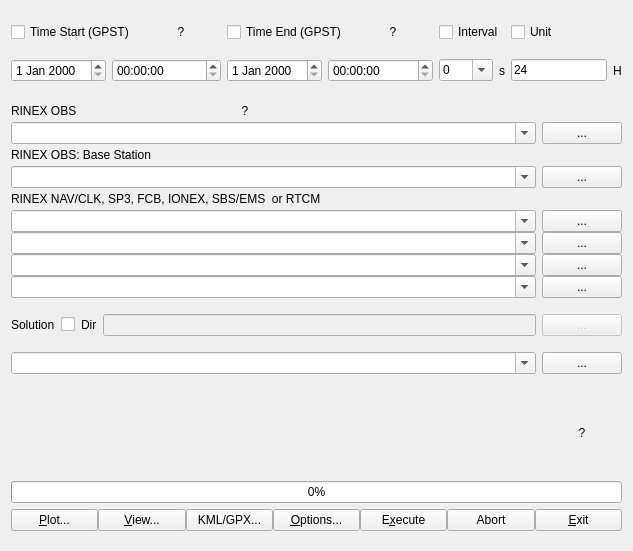
<?xml version="1.0" encoding="UTF-8"?>
<ui version="4.0">
 <class>MainForm</class>
 <widget class="QWidget" name="MainForm">
  <property name="geometry">
   <rect>
    <x>0</x>
    <y>0</y>
    <width>633</width>
    <height>551</height>
   </rect>
  </property>
  <property name="windowTitle">
   <string>RTKPOST</string>
  </property>
  <property name="toolTip">
   <string/>
  </property>
  <layout class="QVBoxLayout" name="verticalLayout_2">
   <item>
    <widget class="QWidget" name="Panel1" native="true">
     <property name="enabled">
      <bool>true</bool>
     </property>
     <property name="toolTip">
      <string/>
     </property>
     <property name="layoutDirection">
      <enum>Qt::LeftToRight</enum>
     </property>
     <property name="text" stdset="0">
      <string/>
     </property>
     <layout class="QVBoxLayout" name="verticalLayout">
      <property name="leftMargin">
       <number>0</number>
      </property>
      <property name="topMargin">
       <number>0</number>
      </property>
      <property name="rightMargin">
       <number>0</number>
      </property>
      <property name="bottomMargin">
       <number>0</number>
      </property>
      <item>
       <widget class="QWidget" name="Panel3" native="true">
        <property name="enabled">
         <bool>true</bool>
        </property>
        <property name="toolTip">
         <string/>
        </property>
        <property name="layoutDirection">
         <enum>Qt::LeftToRight</enum>
        </property>
        <property name="text" stdset="0">
         <string/>
        </property>
        <layout class="QGridLayout" name="gridLayout">
         <property name="leftMargin">
          <number>0</number>
         </property>
         <property name="topMargin">
          <number>0</number>
         </property>
         <property name="rightMargin">
          <number>0</number>
         </property>
         <property name="bottomMargin">
          <number>0</number>
         </property>
         <item row="0" column="0" colspan="2">
          <widget class="QCheckBox" name="TimeStart">
           <property name="toolTip">
            <string/>
           </property>
           <property name="text">
            <string>Time Start (GPST)</string>
           </property>
           <property name="checked">
            <bool>false</bool>
           </property>
          </widget>
         </item>
         <item row="0" column="2">
          <widget class="QPushButton" name="BtnTime1">
           <property name="enabled">
            <bool>true</bool>
           </property>
           <property name="toolTip">
            <string/>
           </property>
           <property name="text">
            <string>?</string>
           </property>
           <property name="flat">
            <bool>true</bool>
           </property>
          </widget>
         </item>
         <item row="0" column="3" colspan="2">
          <widget class="QCheckBox" name="TimeEnd">
           <property name="toolTip">
            <string/>
           </property>
           <property name="text">
            <string>Time End (GPST)</string>
           </property>
           <property name="checked">
            <bool>false</bool>
           </property>
          </widget>
         </item>
         <item row="0" column="5">
          <widget class="QPushButton" name="BtnTime2">
           <property name="enabled">
            <bool>true</bool>
           </property>
           <property name="toolTip">
            <string/>
           </property>
           <property name="text">
            <string>?</string>
           </property>
           <property name="flat">
            <bool>true</bool>
           </property>
          </widget>
         </item>
         <item row="0" column="6" colspan="2">
          <widget class="QCheckBox" name="TimeIntF">
           <property name="toolTip">
            <string/>
           </property>
           <property name="text">
            <string>Interval</string>
           </property>
           <property name="checked">
            <bool>false</bool>
           </property>
          </widget>
         </item>
         <item row="0" column="8">
          <widget class="QCheckBox" name="TimeUnitF">
           <property name="toolTip">
            <string/>
           </property>
           <property name="text">
            <string>Unit</string>
           </property>
           <property name="checked">
            <bool>false</bool>
           </property>
          </widget>
         </item>
         <item row="1" column="0">
          <widget class="QDateEdit" name="TimeY1">
           <property name="enabled">
            <bool>true</bool>
           </property>
           <property name="toolTip">
            <string/>
           </property>
          </widget>
         </item>
         <item row="1" column="1" colspan="2">
          <widget class="QTimeEdit" name="TimeH1">
           <property name="enabled">
            <bool>true</bool>
           </property>
           <property name="toolTip">
            <string/>
           </property>
           <property name="displayFormat">
            <string>HH:mm:ss</string>
           </property>
          </widget>
         </item>
         <item row="1" column="3">
          <widget class="QDateEdit" name="TimeY2">
           <property name="enabled">
            <bool>true</bool>
           </property>
           <property name="toolTip">
            <string/>
           </property>
          </widget>
         </item>
         <item row="1" column="4" colspan="2">
          <widget class="QTimeEdit" name="TimeH2">
           <property name="enabled">
            <bool>true</bool>
           </property>
           <property name="toolTip">
            <string/>
           </property>
           <property name="displayFormat">
            <string>HH:mm:ss</string>
           </property>
          </widget>
         </item>
         <item row="1" column="6">
          <widget class="QComboBox" name="TimeInt">
           <property name="enabled">
            <bool>true</bool>
           </property>
           <property name="toolTip">
            <string/>
           </property>
           <property name="editable">
            <bool>true</bool>
           </property>
           <item>
            <property name="text">
             <string>0</string>
            </property>
           </item>
           <item>
            <property name="text">
             <string>0.05</string>
            </property>
           </item>
           <item>
            <property name="text">
             <string>0.1</string>
            </property>
           </item>
           <item>
            <property name="text">
             <string>0.2</string>
            </property>
           </item>
           <item>
            <property name="text">
             <string>0.25</string>
            </property>
           </item>
           <item>
            <property name="text">
             <string>0.5</string>
            </property>
           </item>
           <item>
            <property name="text">
             <string>1</string>
            </property>
           </item>
           <item>
            <property name="text">
             <string>2</string>
            </property>
           </item>
           <item>
            <property name="text">
             <string>5</string>
            </property>
           </item>
           <item>
            <property name="text">
             <string>10</string>
            </property>
           </item>
           <item>
            <property name="text">
             <string>15</string>
            </property>
           </item>
           <item>
            <property name="text">
             <string>30</string>
            </property>
           </item>
           <item>
            <property name="text">
             <string>60</string>
            </property>
           </item>
          </widget>
         </item>
         <item row="1" column="7">
          <widget class="QLabel" name="LabelTimeInt">
           <property name="enabled">
            <bool>true</bool>
           </property>
           <property name="toolTip">
            <string/>
           </property>
           <property name="text">
            <string>s</string>
           </property>
          </widget>
         </item>
         <item row="1" column="8">
          <widget class="QLineEdit" name="TimeUnit">
           <property name="enabled">
            <bool>true</bool>
           </property>
           <property name="toolTip">
            <string/>
           </property>
           <property name="text">
            <string>24</string>
           </property>
          </widget>
         </item>
         <item row="1" column="9">
          <widget class="QLabel" name="LabelTimeUnit">
           <property name="enabled">
            <bool>true</bool>
           </property>
           <property name="toolTip">
            <string/>
           </property>
           <property name="text">
            <string>H</string>
           </property>
          </widget>
         </item>
        </layout>
       </widget>
      </item>
      <item>
       <widget class="QWidget" name="Panel4" native="true">
        <property name="enabled">
         <bool>true</bool>
        </property>
        <property name="toolTip">
         <string/>
        </property>
        <property name="layoutDirection">
         <enum>Qt::LeftToRight</enum>
        </property>
        <property name="text" stdset="0">
         <string/>
        </property>
        <layout class="QGridLayout" name="gridLayout_2">
         <property name="leftMargin">
          <number>0</number>
         </property>
         <property name="topMargin">
          <number>0</number>
         </property>
         <property name="rightMargin">
          <number>0</number>
         </property>
         <property name="bottomMargin">
          <number>0</number>
         </property>
         <property name="verticalSpacing">
          <number>0</number>
         </property>
         <item row="0" column="0">
          <widget class="QLabel" name="LabelInputFile1">
           <property name="enabled">
            <bool>true</bool>
           </property>
           <property name="sizePolicy">
            <sizepolicy hsizetype="Preferred" vsizetype="Fixed">
             <horstretch>0</horstretch>
             <verstretch>0</verstretch>
            </sizepolicy>
           </property>
           <property name="toolTip">
            <string/>
           </property>
           <property name="text">
            <string>RINEX OBS</string>
           </property>
          </widget>
         </item>
         <item row="0" column="1">
          <widget class="QPushButton" name="BtnKeyword">
           <property name="enabled">
            <bool>true</bool>
           </property>
           <property name="toolTip">
            <string/>
           </property>
           <property name="text">
            <string>?</string>
           </property>
           <property name="flat">
            <bool>true</bool>
           </property>
          </widget>
         </item>
         <item row="0" column="4">
          <widget class="QPushButton" name="BtnInputPlot1">
           <property name="enabled">
            <bool>true</bool>
           </property>
           <property name="toolTip">
            <string/>
           </property>
           <property name="text">
            <string/>
           </property>
           <property name="icon">
            <iconset resource="rtkpost_qt.qrc">
             <normaloff>:/buttons/chart.bmp</normaloff>:/buttons/chart.bmp</iconset>
           </property>
           <property name="flat">
            <bool>true</bool>
           </property>
          </widget>
         </item>
         <item row="0" column="5">
          <widget class="QPushButton" name="BtnInputView1">
           <property name="enabled">
            <bool>true</bool>
           </property>
           <property name="toolTip">
            <string/>
           </property>
           <property name="text">
            <string/>
           </property>
           <property name="icon">
            <iconset resource="rtkpost_qt.qrc">
             <normaloff>:/buttons/doc.bmp</normaloff>:/buttons/doc.bmp</iconset>
           </property>
           <property name="flat">
            <bool>true</bool>
           </property>
          </widget>
         </item>
         <item row="1" column="0" colspan="5">
          <widget class="QComboBox" name="InputFile1">
           <property name="enabled">
            <bool>true</bool>
           </property>
           <property name="toolTip">
            <string/>
           </property>
           <property name="editable">
            <bool>true</bool>
           </property>
          </widget>
         </item>
         <item row="1" column="5">
          <widget class="QPushButton" name="BtnInputFile1">
           <property name="enabled">
            <bool>true</bool>
           </property>
           <property name="palette">
            <palette>
             <active>
              <colorrole role="WindowText">
               <brush brushstyle="SolidPattern">
                <color alpha="255">
                 <red>0</red>
                 <green>0</green>
                 <blue>0</blue>
                </color>
               </brush>
              </colorrole>
             </active>
             <inactive>
              <colorrole role="WindowText">
               <brush brushstyle="SolidPattern">
                <color alpha="255">
                 <red>0</red>
                 <green>0</green>
                 <blue>0</blue>
                </color>
               </brush>
              </colorrole>
             </inactive>
             <disabled>
              <colorrole role="WindowText">
               <brush brushstyle="SolidPattern">
                <color alpha="255">
                 <red>0</red>
                 <green>0</green>
                 <blue>0</blue>
                </color>
               </brush>
              </colorrole>
             </disabled>
            </palette>
           </property>
           <property name="toolTip">
            <string/>
           </property>
           <property name="text">
            <string>...</string>
           </property>
           <property name="flat">
            <bool>false</bool>
           </property>
          </widget>
         </item>
         <item row="2" column="0">
          <widget class="QLabel" name="LabelInputFile3">
           <property name="enabled">
            <bool>true</bool>
           </property>
           <property name="toolTip">
            <string/>
           </property>
           <property name="text">
            <string>RINEX OBS: Base Station</string>
           </property>
          </widget>
         </item>
         <item row="2" column="4">
          <widget class="QPushButton" name="BtnInputPlot2">
           <property name="enabled">
            <bool>true</bool>
           </property>
           <property name="toolTip">
            <string/>
           </property>
           <property name="text">
            <string/>
           </property>
           <property name="icon">
            <iconset resource="rtkpost_qt.qrc">
             <normaloff>:/buttons/chart.bmp</normaloff>:/buttons/chart.bmp</iconset>
           </property>
           <property name="flat">
            <bool>true</bool>
           </property>
          </widget>
         </item>
         <item row="2" column="5">
          <widget class="QPushButton" name="BtnInputView2">
           <property name="enabled">
            <bool>true</bool>
           </property>
           <property name="toolTip">
            <string/>
           </property>
           <property name="text">
            <string/>
           </property>
           <property name="icon">
            <iconset resource="rtkpost_qt.qrc">
             <normaloff>:/buttons/doc.bmp</normaloff>:/buttons/doc.bmp</iconset>
           </property>
           <property name="flat">
            <bool>true</bool>
           </property>
          </widget>
         </item>
         <item row="3" column="0" colspan="5">
          <widget class="QComboBox" name="InputFile2">
           <property name="enabled">
            <bool>true</bool>
           </property>
           <property name="toolTip">
            <string/>
           </property>
           <property name="editable">
            <bool>true</bool>
           </property>
          </widget>
         </item>
         <item row="3" column="5">
          <widget class="QPushButton" name="BtnInputFile2">
           <property name="enabled">
            <bool>true</bool>
           </property>
           <property name="palette">
            <palette>
             <active>
              <colorrole role="WindowText">
               <brush brushstyle="SolidPattern">
                <color alpha="255">
                 <red>0</red>
                 <green>0</green>
                 <blue>0</blue>
                </color>
               </brush>
              </colorrole>
             </active>
             <inactive>
              <colorrole role="WindowText">
               <brush brushstyle="SolidPattern">
                <color alpha="255">
                 <red>0</red>
                 <green>0</green>
                 <blue>0</blue>
                </color>
               </brush>
              </colorrole>
             </inactive>
             <disabled>
              <colorrole role="WindowText">
               <brush brushstyle="SolidPattern">
                <color alpha="255">
                 <red>0</red>
                 <green>0</green>
                 <blue>0</blue>
                </color>
               </brush>
              </colorrole>
             </disabled>
            </palette>
           </property>
           <property name="toolTip">
            <string/>
           </property>
           <property name="text">
            <string>...</string>
           </property>
           <property name="flat">
            <bool>false</bool>
           </property>
          </widget>
         </item>
         <item row="4" column="0" colspan="2">
          <widget class="QLabel" name="LabelInputFile2">
           <property name="enabled">
            <bool>true</bool>
           </property>
           <property name="toolTip">
            <string/>
           </property>
           <property name="text">
            <string>RINEX NAV/CLK, SP3, FCB, IONEX, SBS/EMS  or RTCM</string>
           </property>
          </widget>
         </item>
         <item row="4" column="2">
          <widget class="QPushButton" name="BtnInputView3">
           <property name="enabled">
            <bool>true</bool>
           </property>
           <property name="toolTip">
            <string/>
           </property>
           <property name="text">
            <string/>
           </property>
           <property name="icon">
            <iconset resource="rtkpost_qt.qrc">
             <normaloff>:/buttons/doc.bmp</normaloff>:/buttons/doc.bmp</iconset>
           </property>
           <property name="flat">
            <bool>true</bool>
           </property>
          </widget>
         </item>
         <item row="4" column="3">
          <widget class="QPushButton" name="BtnInputView4">
           <property name="enabled">
            <bool>true</bool>
           </property>
           <property name="toolTip">
            <string/>
           </property>
           <property name="text">
            <string/>
           </property>
           <property name="icon">
            <iconset resource="rtkpost_qt.qrc">
             <normaloff>:/buttons/doc.bmp</normaloff>:/buttons/doc.bmp</iconset>
           </property>
           <property name="flat">
            <bool>true</bool>
           </property>
          </widget>
         </item>
         <item row="4" column="4">
          <widget class="QPushButton" name="BtnInputView5">
           <property name="enabled">
            <bool>true</bool>
           </property>
           <property name="toolTip">
            <string/>
           </property>
           <property name="text">
            <string/>
           </property>
           <property name="icon">
            <iconset resource="rtkpost_qt.qrc">
             <normaloff>:/buttons/doc.bmp</normaloff>:/buttons/doc.bmp</iconset>
           </property>
           <property name="flat">
            <bool>true</bool>
           </property>
          </widget>
         </item>
         <item row="4" column="5">
          <widget class="QPushButton" name="BtnInputView6">
           <property name="enabled">
            <bool>true</bool>
           </property>
           <property name="toolTip">
            <string/>
           </property>
           <property name="text">
            <string/>
           </property>
           <property name="icon">
            <iconset resource="rtkpost_qt.qrc">
             <normaloff>:/buttons/doc.bmp</normaloff>:/buttons/doc.bmp</iconset>
           </property>
           <property name="flat">
            <bool>true</bool>
           </property>
          </widget>
         </item>
         <item row="5" column="0" colspan="5">
          <widget class="QComboBox" name="InputFile3">
           <property name="enabled">
            <bool>true</bool>
           </property>
           <property name="toolTip">
            <string/>
           </property>
           <property name="editable">
            <bool>true</bool>
           </property>
          </widget>
         </item>
         <item row="5" column="5">
          <widget class="QPushButton" name="BtnInputFile3">
           <property name="enabled">
            <bool>true</bool>
           </property>
           <property name="palette">
            <palette>
             <active>
              <colorrole role="WindowText">
               <brush brushstyle="SolidPattern">
                <color alpha="255">
                 <red>0</red>
                 <green>0</green>
                 <blue>0</blue>
                </color>
               </brush>
              </colorrole>
             </active>
             <inactive>
              <colorrole role="WindowText">
               <brush brushstyle="SolidPattern">
                <color alpha="255">
                 <red>0</red>
                 <green>0</green>
                 <blue>0</blue>
                </color>
               </brush>
              </colorrole>
             </inactive>
             <disabled>
              <colorrole role="WindowText">
               <brush brushstyle="SolidPattern">
                <color alpha="255">
                 <red>0</red>
                 <green>0</green>
                 <blue>0</blue>
                </color>
               </brush>
              </colorrole>
             </disabled>
            </palette>
           </property>
           <property name="toolTip">
            <string/>
           </property>
           <property name="text">
            <string>...</string>
           </property>
           <property name="flat">
            <bool>false</bool>
           </property>
          </widget>
         </item>
         <item row="6" column="0" colspan="5">
          <widget class="QComboBox" name="InputFile4">
           <property name="enabled">
            <bool>true</bool>
           </property>
           <property name="toolTip">
            <string/>
           </property>
           <property name="editable">
            <bool>true</bool>
           </property>
          </widget>
         </item>
         <item row="6" column="5">
          <widget class="QPushButton" name="BtnInputFile4">
           <property name="enabled">
            <bool>true</bool>
           </property>
           <property name="palette">
            <palette>
             <active>
              <colorrole role="WindowText">
               <brush brushstyle="SolidPattern">
                <color alpha="255">
                 <red>0</red>
                 <green>0</green>
                 <blue>0</blue>
                </color>
               </brush>
              </colorrole>
             </active>
             <inactive>
              <colorrole role="WindowText">
               <brush brushstyle="SolidPattern">
                <color alpha="255">
                 <red>0</red>
                 <green>0</green>
                 <blue>0</blue>
                </color>
               </brush>
              </colorrole>
             </inactive>
             <disabled>
              <colorrole role="WindowText">
               <brush brushstyle="SolidPattern">
                <color alpha="255">
                 <red>0</red>
                 <green>0</green>
                 <blue>0</blue>
                </color>
               </brush>
              </colorrole>
             </disabled>
            </palette>
           </property>
           <property name="toolTip">
            <string/>
           </property>
           <property name="text">
            <string>...</string>
           </property>
           <property name="flat">
            <bool>false</bool>
           </property>
          </widget>
         </item>
         <item row="7" column="0" colspan="5">
          <widget class="QComboBox" name="InputFile5">
           <property name="enabled">
            <bool>true</bool>
           </property>
           <property name="toolTip">
            <string/>
           </property>
           <property name="editable">
            <bool>true</bool>
           </property>
          </widget>
         </item>
         <item row="7" column="5">
          <widget class="QPushButton" name="BtnInputFile5">
           <property name="enabled">
            <bool>true</bool>
           </property>
           <property name="palette">
            <palette>
             <active>
              <colorrole role="WindowText">
               <brush brushstyle="SolidPattern">
                <color alpha="255">
                 <red>0</red>
                 <green>0</green>
                 <blue>0</blue>
                </color>
               </brush>
              </colorrole>
             </active>
             <inactive>
              <colorrole role="WindowText">
               <brush brushstyle="SolidPattern">
                <color alpha="255">
                 <red>0</red>
                 <green>0</green>
                 <blue>0</blue>
                </color>
               </brush>
              </colorrole>
             </inactive>
             <disabled>
              <colorrole role="WindowText">
               <brush brushstyle="SolidPattern">
                <color alpha="255">
                 <red>0</red>
                 <green>0</green>
                 <blue>0</blue>
                </color>
               </brush>
              </colorrole>
             </disabled>
            </palette>
           </property>
           <property name="toolTip">
            <string/>
           </property>
           <property name="text">
            <string>...</string>
           </property>
           <property name="flat">
            <bool>false</bool>
           </property>
          </widget>
         </item>
         <item row="8" column="0" colspan="5">
          <widget class="QComboBox" name="InputFile6">
           <property name="enabled">
            <bool>true</bool>
           </property>
           <property name="toolTip">
            <string/>
           </property>
           <property name="editable">
            <bool>true</bool>
           </property>
          </widget>
         </item>
         <item row="8" column="5">
          <widget class="QPushButton" name="BtnInputFile6">
           <property name="enabled">
            <bool>true</bool>
           </property>
           <property name="palette">
            <palette>
             <active>
              <colorrole role="WindowText">
               <brush brushstyle="SolidPattern">
                <color alpha="255">
                 <red>0</red>
                 <green>0</green>
                 <blue>0</blue>
                </color>
               </brush>
              </colorrole>
             </active>
             <inactive>
              <colorrole role="WindowText">
               <brush brushstyle="SolidPattern">
                <color alpha="255">
                 <red>0</red>
                 <green>0</green>
                 <blue>0</blue>
                </color>
               </brush>
              </colorrole>
             </inactive>
             <disabled>
              <colorrole role="WindowText">
               <brush brushstyle="SolidPattern">
                <color alpha="255">
                 <red>0</red>
                 <green>0</green>
                 <blue>0</blue>
                </color>
               </brush>
              </colorrole>
             </disabled>
            </palette>
           </property>
           <property name="toolTip">
            <string/>
           </property>
           <property name="text">
            <string>...</string>
           </property>
           <property name="flat">
            <bool>false</bool>
           </property>
          </widget>
         </item>
        </layout>
       </widget>
      </item>
      <item>
       <widget class="QWidget" name="Panel5" native="true">
        <property name="enabled">
         <bool>true</bool>
        </property>
        <property name="toolTip">
         <string/>
        </property>
        <property name="layoutDirection">
         <enum>Qt::LeftToRight</enum>
        </property>
        <property name="text" stdset="0">
         <string/>
        </property>
        <layout class="QGridLayout" name="gridLayout_3">
         <property name="leftMargin">
          <number>0</number>
         </property>
         <property name="topMargin">
          <number>0</number>
         </property>
         <property name="rightMargin">
          <number>0</number>
         </property>
         <property name="bottomMargin">
          <number>0</number>
         </property>
         <item row="0" column="0">
          <widget class="QLabel" name="Label1">
           <property name="enabled">
            <bool>true</bool>
           </property>
           <property name="toolTip">
            <string/>
           </property>
           <property name="text">
            <string>Solution</string>
           </property>
          </widget>
         </item>
         <item row="0" column="1">
          <widget class="QCheckBox" name="OutDirEna">
           <property name="toolTip">
            <string/>
           </property>
           <property name="text">
            <string/>
           </property>
           <property name="checked">
            <bool>false</bool>
           </property>
          </widget>
         </item>
         <item row="0" column="2">
          <widget class="QLabel" name="LabelOutDir">
           <property name="enabled">
            <bool>true</bool>
           </property>
           <property name="toolTip">
            <string/>
           </property>
           <property name="text">
            <string>Dir</string>
           </property>
          </widget>
         </item>
         <item row="0" column="3">
          <widget class="QLineEdit" name="OutDir">
           <property name="enabled">
            <bool>false</bool>
           </property>
           <property name="toolTip">
            <string/>
           </property>
           <property name="text">
            <string/>
           </property>
          </widget>
         </item>
         <item row="0" column="4">
          <widget class="QPushButton" name="BtnOutDir">
           <property name="enabled">
            <bool>false</bool>
           </property>
           <property name="palette">
            <palette>
             <active>
              <colorrole role="WindowText">
               <brush brushstyle="SolidPattern">
                <color alpha="255">
                 <red>0</red>
                 <green>0</green>
                 <blue>0</blue>
                </color>
               </brush>
              </colorrole>
             </active>
             <inactive>
              <colorrole role="WindowText">
               <brush brushstyle="SolidPattern">
                <color alpha="255">
                 <red>0</red>
                 <green>0</green>
                 <blue>0</blue>
                </color>
               </brush>
              </colorrole>
             </inactive>
             <disabled>
              <colorrole role="WindowText">
               <brush brushstyle="SolidPattern">
                <color alpha="255">
                 <red>0</red>
                 <green>0</green>
                 <blue>0</blue>
                </color>
               </brush>
              </colorrole>
             </disabled>
            </palette>
           </property>
           <property name="toolTip">
            <string/>
           </property>
           <property name="text">
            <string>...</string>
           </property>
           <property name="flat">
            <bool>false</bool>
           </property>
          </widget>
         </item>
         <item row="1" column="0" colspan="4">
          <widget class="QComboBox" name="OutputFile">
           <property name="enabled">
            <bool>true</bool>
           </property>
           <property name="toolTip">
            <string/>
           </property>
           <property name="editable">
            <bool>true</bool>
           </property>
          </widget>
         </item>
         <item row="1" column="4">
          <widget class="QPushButton" name="BtnOutputFile">
           <property name="enabled">
            <bool>true</bool>
           </property>
           <property name="palette">
            <palette>
             <active>
              <colorrole role="WindowText">
               <brush brushstyle="SolidPattern">
                <color alpha="255">
                 <red>0</red>
                 <green>0</green>
                 <blue>0</blue>
                </color>
               </brush>
              </colorrole>
             </active>
             <inactive>
              <colorrole role="WindowText">
               <brush brushstyle="SolidPattern">
                <color alpha="255">
                 <red>0</red>
                 <green>0</green>
                 <blue>0</blue>
                </color>
               </brush>
              </colorrole>
             </inactive>
             <disabled>
              <colorrole role="WindowText">
               <brush brushstyle="SolidPattern">
                <color alpha="255">
                 <red>0</red>
                 <green>0</green>
                 <blue>0</blue>
                </color>
               </brush>
              </colorrole>
             </disabled>
            </palette>
           </property>
           <property name="toolTip">
            <string/>
           </property>
           <property name="text">
            <string>...</string>
           </property>
           <property name="flat">
            <bool>false</bool>
           </property>
          </widget>
         </item>
        </layout>
       </widget>
      </item>
      <item>
       <widget class="QWidget" name="widget" native="true">
        <layout class="QHBoxLayout" name="horizontalLayout_2">
         <property name="leftMargin">
          <number>0</number>
         </property>
         <property name="topMargin">
          <number>0</number>
         </property>
         <property name="rightMargin">
          <number>0</number>
         </property>
         <property name="bottomMargin">
          <number>0</number>
         </property>
         <item>
          <widget class="QPushButton" name="BtnOutputView2">
           <property name="enabled">
            <bool>true</bool>
           </property>
           <property name="sizePolicy">
            <sizepolicy hsizetype="Fixed" vsizetype="Fixed">
             <horstretch>0</horstretch>
             <verstretch>0</verstretch>
            </sizepolicy>
           </property>
           <property name="toolTip">
            <string>Show Debug Trace</string>
           </property>
           <property name="text">
            <string/>
           </property>
           <property name="icon">
            <iconset resource="rtkpost_qt.qrc">
             <normaloff>:/buttons/doc.bmp</normaloff>:/buttons/doc.bmp</iconset>
           </property>
           <property name="flat">
            <bool>true</bool>
           </property>
          </widget>
         </item>
         <item>
          <widget class="QPushButton" name="BtnOutputView1">
           <property name="enabled">
            <bool>true</bool>
           </property>
           <property name="sizePolicy">
            <sizepolicy hsizetype="Fixed" vsizetype="Fixed">
             <horstretch>0</horstretch>
             <verstretch>0</verstretch>
            </sizepolicy>
           </property>
           <property name="toolTip">
            <string>Show Stat File</string>
           </property>
           <property name="text">
            <string/>
           </property>
           <property name="icon">
            <iconset resource="rtkpost_qt.qrc">
             <normaloff>:/buttons/sqr.bmp</normaloff>:/buttons/sqr.bmp</iconset>
           </property>
           <property name="flat">
            <bool>true</bool>
           </property>
          </widget>
         </item>
         <item>
          <widget class="QLabel" name="Message">
           <property name="enabled">
            <bool>true</bool>
           </property>
           <property name="palette">
            <palette>
             <active>
              <colorrole role="WindowText">
               <brush brushstyle="SolidPattern">
                <color alpha="255">
                 <red>128</red>
                 <green>128</green>
                 <blue>128</blue>
                </color>
               </brush>
              </colorrole>
             </active>
             <inactive>
              <colorrole role="WindowText">
               <brush brushstyle="SolidPattern">
                <color alpha="255">
                 <red>128</red>
                 <green>128</green>
                 <blue>128</blue>
                </color>
               </brush>
              </colorrole>
             </inactive>
             <disabled>
              <colorrole role="WindowText">
               <brush brushstyle="SolidPattern">
                <color alpha="255">
                 <red>128</red>
                 <green>128</green>
                 <blue>128</blue>
                </color>
               </brush>
              </colorrole>
             </disabled>
            </palette>
           </property>
           <property name="toolTip">
            <string/>
           </property>
           <property name="text">
            <string/>
           </property>
           <property name="alignment">
            <set>Qt::AlignCenter</set>
           </property>
          </widget>
         </item>
         <item>
          <widget class="QPushButton" name="BtnAbout">
           <property name="enabled">
            <bool>true</bool>
           </property>
           <property name="sizePolicy">
            <sizepolicy hsizetype="Fixed" vsizetype="Fixed">
             <horstretch>0</horstretch>
             <verstretch>0</verstretch>
            </sizepolicy>
           </property>
           <property name="palette">
            <palette>
             <active>
              <colorrole role="WindowText">
               <brush brushstyle="SolidPattern">
                <color alpha="255">
                 <red>128</red>
                 <green>128</green>
                 <blue>128</blue>
                </color>
               </brush>
              </colorrole>
             </active>
             <inactive>
              <colorrole role="WindowText">
               <brush brushstyle="SolidPattern">
                <color alpha="255">
                 <red>128</red>
                 <green>128</green>
                 <blue>128</blue>
                </color>
               </brush>
              </colorrole>
             </inactive>
             <disabled>
              <colorrole role="WindowText">
               <brush brushstyle="SolidPattern">
                <color alpha="255">
                 <red>128</red>
                 <green>128</green>
                 <blue>128</blue>
                </color>
               </brush>
              </colorrole>
             </disabled>
            </palette>
           </property>
           <property name="toolTip">
            <string/>
           </property>
           <property name="text">
            <string>?</string>
           </property>
           <property name="flat">
            <bool>true</bool>
           </property>
          </widget>
         </item>
        </layout>
       </widget>
      </item>
      <item>
       <widget class="QProgressBar" name="Progress">
        <property name="enabled">
         <bool>true</bool>
        </property>
        <property name="toolTip">
         <string/>
        </property>
        <property name="minimum">
         <number>0</number>
        </property>
        <property name="maximum">
         <number>100</number>
        </property>
        <property name="value">
         <number>0</number>
        </property>
        <property name="orientation">
         <enum>Qt::Horizontal</enum>
        </property>
       </widget>
      </item>
     </layout>
    </widget>
   </item>
   <item>
    <widget class="QWidget" name="Panel2" native="true">
     <property name="enabled">
      <bool>true</bool>
     </property>
     <property name="sizePolicy">
      <sizepolicy hsizetype="Preferred" vsizetype="Fixed">
       <horstretch>0</horstretch>
       <verstretch>0</verstretch>
      </sizepolicy>
     </property>
     <property name="toolTip">
      <string/>
     </property>
     <property name="layoutDirection">
      <enum>Qt::LeftToRight</enum>
     </property>
     <property name="text" stdset="0">
      <string/>
     </property>
     <layout class="QHBoxLayout" name="horizontalLayout">
      <property name="spacing">
       <number>0</number>
      </property>
      <property name="leftMargin">
       <number>0</number>
      </property>
      <property name="topMargin">
       <number>0</number>
      </property>
      <property name="rightMargin">
       <number>0</number>
      </property>
      <item>
       <widget class="QPushButton" name="BtnPlot">
        <property name="enabled">
         <bool>true</bool>
        </property>
        <property name="toolTip">
         <string/>
        </property>
        <property name="text">
         <string>&amp;Plot...</string>
        </property>
        <property name="icon">
         <iconset resource="rtkpost_qt.qrc">
          <normaloff>:/buttons/chart.bmp</normaloff>:/buttons/chart.bmp</iconset>
        </property>
        <property name="flat">
         <bool>false</bool>
        </property>
       </widget>
      </item>
      <item>
       <widget class="QPushButton" name="BtnView">
        <property name="enabled">
         <bool>true</bool>
        </property>
        <property name="toolTip">
         <string/>
        </property>
        <property name="text">
         <string>&amp;View...</string>
        </property>
        <property name="icon">
         <iconset resource="rtkpost_qt.qrc">
          <normaloff>:/buttons/doc.bmp</normaloff>:/buttons/doc.bmp</iconset>
        </property>
        <property name="flat">
         <bool>false</bool>
        </property>
       </widget>
      </item>
      <item>
       <widget class="QPushButton" name="BtnToKML">
        <property name="enabled">
         <bool>true</bool>
        </property>
        <property name="toolTip">
         <string/>
        </property>
        <property name="text">
         <string>KML/GPX...</string>
        </property>
        <property name="flat">
         <bool>false</bool>
        </property>
       </widget>
      </item>
      <item>
       <widget class="QPushButton" name="BtnOption">
        <property name="enabled">
         <bool>true</bool>
        </property>
        <property name="toolTip">
         <string/>
        </property>
        <property name="text">
         <string>&amp;Options...</string>
        </property>
        <property name="icon">
         <iconset resource="rtkpost_qt.qrc">
          <normaloff>:/buttons/toolbmp</normaloff>:/buttons/toolbmp</iconset>
        </property>
        <property name="flat">
         <bool>false</bool>
        </property>
       </widget>
      </item>
      <item>
       <widget class="QPushButton" name="BtnExec">
        <property name="enabled">
         <bool>true</bool>
        </property>
        <property name="toolTip">
         <string/>
        </property>
        <property name="text">
         <string>E&amp;xecute</string>
        </property>
        <property name="icon">
         <iconset resource="../rtknavi_qt/rtknavi_qt.qrc">
          <normaloff>:/buttons/start.bmp</normaloff>:/buttons/start.bmp</iconset>
        </property>
        <property name="flat">
         <bool>false</bool>
        </property>
       </widget>
      </item>
      <item>
       <widget class="QPushButton" name="BtnAbort">
        <property name="text">
         <string>Abort</string>
        </property>
        <property name="icon">
         <iconset resource="../rtknavi_qt/rtknavi_qt.qrc">
          <normaloff>:/buttons/stop2.bmp</normaloff>:/buttons/stop2.bmp</iconset>
        </property>
       </widget>
      </item>
      <item>
       <widget class="QPushButton" name="BtnExit">
        <property name="enabled">
         <bool>true</bool>
        </property>
        <property name="toolTip">
         <string/>
        </property>
        <property name="text">
         <string>&amp;Exit</string>
        </property>
        <property name="flat">
         <bool>false</bool>
        </property>
       </widget>
      </item>
     </layout>
    </widget>
   </item>
  </layout>
 </widget>
 <resources>
  <include location="rtkpost_qt.qrc"/>
  <include location="../rtknavi_qt/rtknavi_qt.qrc"/>
 </resources>
 <connections/>
</ui>
